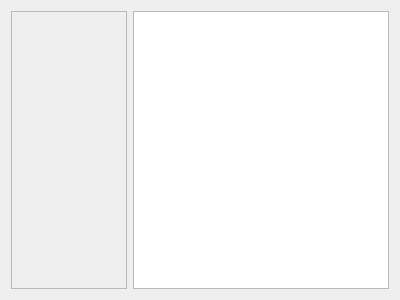
<?xml version="1.0" encoding="UTF-8"?>
<ui version="4.0">
 <class>BARSongArea</class>
 <widget class="QWidget" name="BARSongArea">
  <property name="geometry">
   <rect>
    <x>0</x>
    <y>0</y>
    <width>400</width>
    <height>300</height>
   </rect>
  </property>
  <property name="windowTitle">
   <string>Form</string>
  </property>
  <layout class="QHBoxLayout" name="horizontalLayout">
   <item>
    <widget class="QScrollArea" name="scrollArea">
     <property name="widgetResizable">
      <bool>true</bool>
     </property>
     <widget class="BARPatternBarScrollAreaContents" name="patternArea">
      <property name="geometry">
       <rect>
        <x>0</x>
        <y>0</y>
        <width>108</width>
        <height>274</height>
       </rect>
      </property>
      <layout class="QVBoxLayout" name="verticalLayout_3"/>
     </widget>
    </widget>
   </item>
   <item>
    <widget class="QGraphicsView" name="graphicsView"/>
   </item>
  </layout>
 </widget>
 <customwidgets>
  <customwidget>
   <class>BARPatternBarScrollAreaContents</class>
   <extends>QWidget</extends>
   <header>ui/barpatternbarscrollareacontents.h</header>
   <container>1</container>
  </customwidget>
 </customwidgets>
 <resources/>
 <connections/>
</ui>
